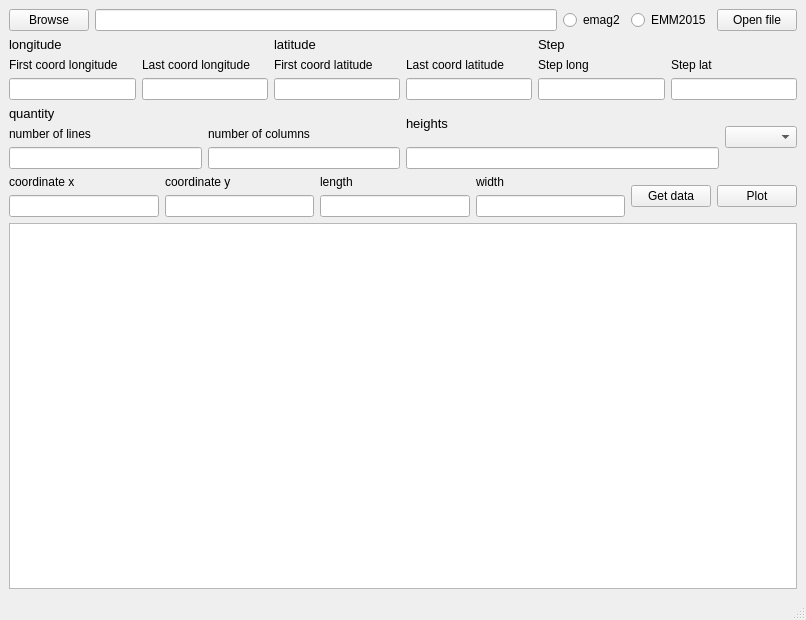
<?xml version="1.0" encoding="UTF-8"?>
<ui version="4.0">
 <class>MainWindow</class>
 <widget class="QMainWindow" name="MainWindow">
  <property name="geometry">
   <rect>
    <x>0</x>
    <y>0</y>
    <width>806</width>
    <height>620</height>
   </rect>
  </property>
  <property name="windowTitle">
   <string>MainWindow</string>
  </property>
  <widget class="QWidget" name="centralwidget">
   <layout class="QGridLayout" name="gridLayout">
    <item row="0" column="0" colspan="2">
     <layout class="QHBoxLayout" name="horizontalLayout">
      <item>
       <widget class="QPushButton" name="pushButton_browse">
        <property name="text">
         <string>Browse</string>
        </property>
       </widget>
      </item>
      <item>
       <widget class="QLineEdit" name="File_name"/>
      </item>
      <item>
       <widget class="QRadioButton" name="radioButton_emag2">
        <property name="text">
         <string>emag2</string>
        </property>
       </widget>
      </item>
      <item>
       <widget class="QRadioButton" name="radioButton_EMM2015">
        <property name="text">
         <string>EMM2015</string>
        </property>
       </widget>
      </item>
      <item>
       <widget class="QPushButton" name="pushButton_open">
        <property name="text">
         <string>Open file</string>
        </property>
       </widget>
      </item>
     </layout>
    </item>
    <item row="1" column="0" colspan="2">
     <layout class="QHBoxLayout" name="horizontalLayout_6">
      <item>
       <layout class="QVBoxLayout" name="verticalLayout_3">
        <item>
         <widget class="QLabel" name="label">
          <property name="font">
           <font>
            <pointsize>10</pointsize>
           </font>
          </property>
          <property name="text">
           <string>longitude</string>
          </property>
         </widget>
        </item>
        <item>
         <layout class="QHBoxLayout" name="horizontalLayout_2">
          <item>
           <layout class="QVBoxLayout" name="verticalLayout_2">
            <item>
             <widget class="QLabel" name="label_2">
              <property name="text">
               <string>First coord longitude</string>
              </property>
             </widget>
            </item>
            <item>
             <widget class="QLineEdit" name="lineEdit_f_x"/>
            </item>
           </layout>
          </item>
          <item>
           <layout class="QVBoxLayout" name="verticalLayout">
            <item>
             <widget class="QLabel" name="label_3">
              <property name="text">
               <string>Last coord longitude</string>
              </property>
             </widget>
            </item>
            <item>
             <widget class="QLineEdit" name="lineEdit_l_x"/>
            </item>
           </layout>
          </item>
         </layout>
        </item>
       </layout>
      </item>
      <item>
       <layout class="QVBoxLayout" name="verticalLayout_6">
        <item>
         <widget class="QLabel" name="label_4">
          <property name="font">
           <font>
            <pointsize>10</pointsize>
           </font>
          </property>
          <property name="text">
           <string>latitude</string>
          </property>
         </widget>
        </item>
        <item>
         <layout class="QHBoxLayout" name="horizontalLayout_3">
          <item>
           <layout class="QVBoxLayout" name="verticalLayout_5">
            <item>
             <widget class="QLabel" name="label_5">
              <property name="text">
               <string>First coord latitude</string>
              </property>
             </widget>
            </item>
            <item>
             <widget class="QLineEdit" name="lineEdit_f_y"/>
            </item>
           </layout>
          </item>
          <item>
           <layout class="QVBoxLayout" name="verticalLayout_4">
            <item>
             <widget class="QLabel" name="label_6">
              <property name="text">
               <string>Last coord latitude</string>
              </property>
             </widget>
            </item>
            <item>
             <widget class="QLineEdit" name="lineEdit_l_y"/>
            </item>
           </layout>
          </item>
         </layout>
        </item>
       </layout>
      </item>
      <item>
       <layout class="QVBoxLayout" name="verticalLayout_10">
        <item>
         <widget class="QLabel" name="label_8">
          <property name="font">
           <font>
            <pointsize>10</pointsize>
           </font>
          </property>
          <property name="text">
           <string>Step</string>
          </property>
         </widget>
        </item>
        <item>
         <layout class="QHBoxLayout" name="horizontalLayout_4">
          <item>
           <layout class="QVBoxLayout" name="verticalLayout_9">
            <item>
             <widget class="QLabel" name="label_9">
              <property name="text">
               <string>Step long</string>
              </property>
             </widget>
            </item>
            <item>
             <widget class="QLineEdit" name="lineEdit_s_x"/>
            </item>
           </layout>
          </item>
          <item>
           <layout class="QVBoxLayout" name="verticalLayout_8">
            <item>
             <widget class="QLabel" name="label_10">
              <property name="text">
               <string>Step lat</string>
              </property>
             </widget>
            </item>
            <item>
             <widget class="QLineEdit" name="lineEdit_s_y"/>
            </item>
           </layout>
          </item>
         </layout>
        </item>
       </layout>
      </item>
     </layout>
    </item>
    <item row="2" column="0">
     <layout class="QVBoxLayout" name="verticalLayout_13">
      <item>
       <widget class="QLabel" name="label_11">
        <property name="font">
         <font>
          <pointsize>10</pointsize>
         </font>
        </property>
        <property name="text">
         <string>quantity</string>
        </property>
       </widget>
      </item>
      <item>
       <layout class="QHBoxLayout" name="horizontalLayout_5">
        <item>
         <layout class="QVBoxLayout" name="verticalLayout_12">
          <item>
           <widget class="QLabel" name="label_12">
            <property name="text">
             <string>number of lines</string>
            </property>
           </widget>
          </item>
          <item>
           <widget class="QLineEdit" name="lineEdit_n_l"/>
          </item>
         </layout>
        </item>
        <item>
         <layout class="QVBoxLayout" name="verticalLayout_11">
          <item>
           <widget class="QLabel" name="label_13">
            <property name="text">
             <string>number of columns</string>
            </property>
           </widget>
          </item>
          <item>
           <widget class="QLineEdit" name="lineEdit_n_c"/>
          </item>
         </layout>
        </item>
       </layout>
      </item>
     </layout>
    </item>
    <item row="2" column="1">
     <layout class="QHBoxLayout" name="horizontalLayout_7">
      <item>
       <layout class="QVBoxLayout" name="verticalLayout_7">
        <item>
         <widget class="QLabel" name="label_7">
          <property name="font">
           <font>
            <pointsize>10</pointsize>
           </font>
          </property>
          <property name="text">
           <string>heights</string>
          </property>
         </widget>
        </item>
        <item>
         <widget class="QLineEdit" name="lineEdit_h">
          <property name="text">
           <string/>
          </property>
         </widget>
        </item>
       </layout>
      </item>
      <item>
       <widget class="QComboBox" name="comboBox"/>
      </item>
     </layout>
    </item>
    <item row="3" column="0" colspan="2">
     <layout class="QHBoxLayout" name="horizontalLayout_8">
      <item>
       <layout class="QVBoxLayout" name="verticalLayout_17">
        <item>
         <widget class="QLabel" name="label_14">
          <property name="text">
           <string>coordinate x</string>
          </property>
         </widget>
        </item>
        <item>
         <widget class="QLineEdit" name="lineEdit_x"/>
        </item>
       </layout>
      </item>
      <item>
       <layout class="QVBoxLayout" name="verticalLayout_18">
        <item>
         <widget class="QLabel" name="label_15">
          <property name="text">
           <string>coordinate y</string>
          </property>
         </widget>
        </item>
        <item>
         <widget class="QLineEdit" name="lineEdit_y"/>
        </item>
       </layout>
      </item>
      <item>
       <layout class="QVBoxLayout" name="verticalLayout_16">
        <item>
         <widget class="QLabel" name="label_16">
          <property name="text">
           <string>length</string>
          </property>
         </widget>
        </item>
        <item>
         <widget class="QLineEdit" name="lineEdit_size_x_"/>
        </item>
       </layout>
      </item>
      <item>
       <layout class="QVBoxLayout" name="verticalLayout_15">
        <item>
         <widget class="QLabel" name="label_17">
          <property name="text">
           <string>width</string>
          </property>
         </widget>
        </item>
        <item>
         <widget class="QLineEdit" name="lineEdit_size_y"/>
        </item>
       </layout>
      </item>
      <item>
       <widget class="QPushButton" name="pushButton_get">
        <property name="text">
         <string>Get data</string>
        </property>
       </widget>
      </item>
      <item>
       <widget class="QPushButton" name="pushButton_plot">
        <property name="text">
         <string>Plot</string>
        </property>
       </widget>
      </item>
     </layout>
    </item>
    <item row="4" column="0" colspan="2">
     <widget class="QTableWidget" name="tableWidget"/>
    </item>
   </layout>
  </widget>
  <widget class="QMenuBar" name="menubar">
   <property name="geometry">
    <rect>
     <x>0</x>
     <y>0</y>
     <width>806</width>
     <height>20</height>
    </rect>
   </property>
  </widget>
  <widget class="QStatusBar" name="statusbar"/>
 </widget>
 <resources/>
 <connections/>
</ui>
